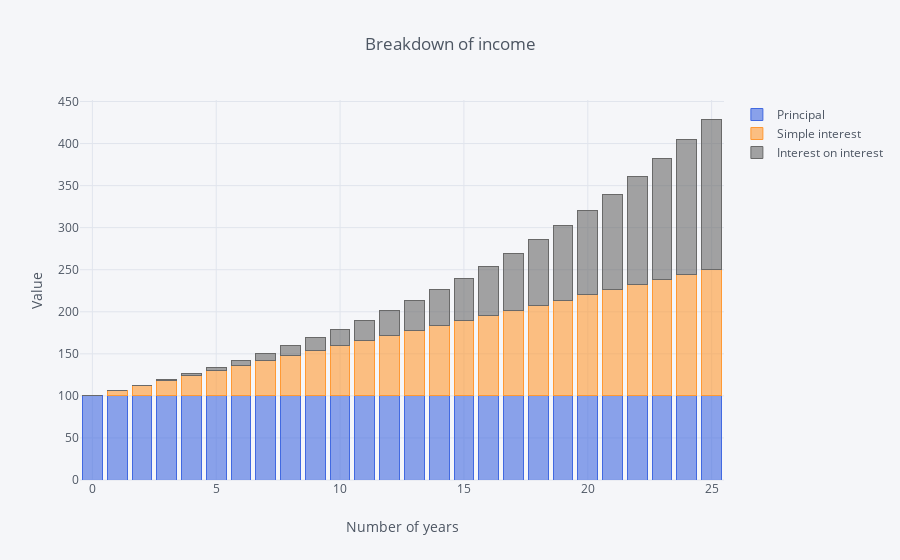

Source (notebook cell):
### Code cell
df[['Principal', 'Simple interest', 'Interest on interest']].iplot(kind='bar',barmode='stack', yTitle='Value', xTitle='Number of years',colors=['royalblue', 'orange', 'dimgray'], title='Breakdown of income')

### Figure 1 — Plotly figure (JSON) as saved in the notebook; plotly's stock layout.template omitted (floating-point values rounded to 4 significant figures)
{"data": [{"marker": {"color": "rgba(65, 105, 225, 0.6)", "line": {"color": "rgba(65, 105, 225, 1.0)", "width": 1}}, "name": "Principal", "orientation": "v", "text": "", "type": "bar", "x": [0, 1, 2, 3, 4, 5, 6, 7, 8, 9, 10, 11, 12, 13, 14, 15, 16, 17, 18, 19, 20, 21, 22, 23, 24, 25], "y": [100, 100, 100, 100, 100, 100, 100, 100, 100, 100, 100, 100, 100, 100, 100, 100, 100, 100, 100, 100, 100, 100, 100, 100, 100, 100]}, {"marker": {"color": "rgba(255, 153, 51, 0.6)", "line": {"color": "rgba(255, 153, 51, 1.0)", "width": 1}}, "name": "Simple interest", "orientation": "v", "text": "", "type": "bar", "x": [0, 1, 2, 3, 4, 5, 6, 7, 8, 9, 10, 11, 12, 13, 14, 15, 16, 17, 18, 19, 20, 21, 22, 23, 24, 25], "y": [0, 6, 12, 18, 24, 30, 36, 42, 48, 54, 60, 66, 72, 78, 84, 90, 96, 102, 108, 114, 120, 126, 132, 138, 144, 150]}, {"marker": {"color": "rgba(105, 105, 105, 0.6)", "line": {"color": "rgba(105, 105, 105, 1.0)", "width": 1}}, "name": "Interest on interest", "orientation": "v", "text": "", "type": "bar", "x": [0, 1, 2, 3, 4, 5, 6, 7, 8, 9, 10, 11, 12, 13, 14, 15, 16, 17, 18, 19, 20, 21, 22, 23, 24, 25], "y": [0, 0, 0.36, 1.1, 2.25, 3.82, 5.85, 8.36, 11.38, 14.95, 19.08, 23.83, 29.22, 35.29, 42.09, 49.66, 58.04, 67.28, 77.43, 88.56, 100.7, 114.0, 128.4, 144.0, 160.9, 179.2]}], "layout": {"barmode": "stack", "legend": {"bgcolor": "#F5F6F9", "font": {"color": "#4D5663"}, "traceorder": "normal"}, "paper_bgcolor": "#F5F6F9", "plot_bgcolor": "#F5F6F9", "title": "Breakdown of income", "titlefont": {"color": "#4D5663"}, "xaxis1": {"gridcolor": "#E1E5ED", "showgrid": true, "tickfont": {"color": "#4D5663"}, "title": "Number of years", "titlefont": {"color": "#4D5663"}, "zerolinecolor": "#E1E5ED"}, "yaxis1": {"gridcolor": "#E1E5ED", "showgrid": true, "tickfont": {"color": "#4D5663"}, "title": "Value", "titlefont": {"color": "#4D5663"}, "zerolinecolor": "#E1E5ED"}}}
